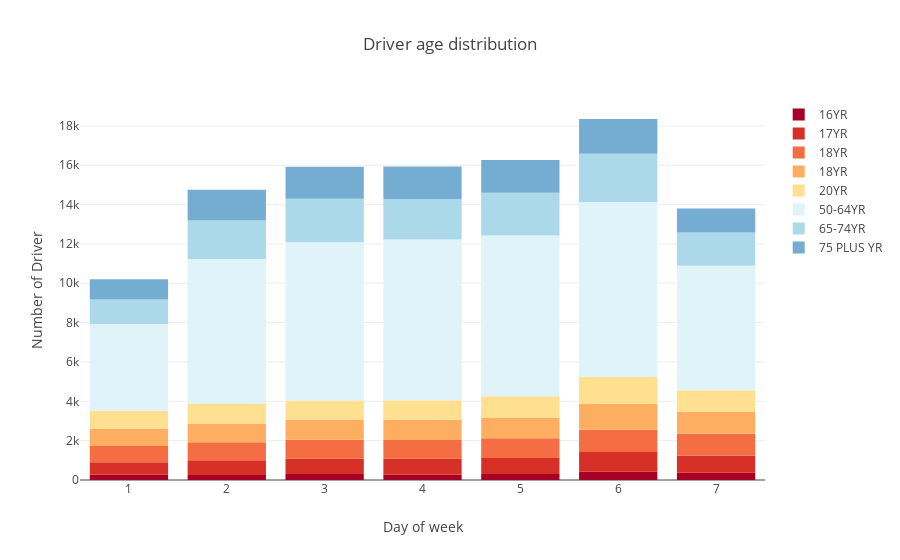

This figure's notebook cell:
### Markdown cell above
Sometimes, we want to put multiple plots in one figure. In plotly, we can simply define multiple traces and pasiing all of them to data object.

In the crashes dataset, it contains the count of drivers in different age. Therefore, we can plot all of the age groups in one figure to see the distribution. By moving cursor to the figure, the number of each group will display automatically.

### Code cell
crashes1 = crashes.groupby(['DAY_OF_WEEK'],as_index=False).sum()
x = crashes1['DAY_OF_WEEK']
ryb = cl.scales['10']['div']['RdYlBu']
trace1 = {
  'x': x,
  'y': crashes1['DRIVER_COUNT_16YR'],
  'name': '16YR',
  'type': 'bar',
    'marker':dict(color=ryb[0],)
};
trace2 = {
  'x': x,
  'y': crashes1['DRIVER_COUNT_17YR'],
  'name': '17YR',
  'type': 'bar',
    'marker':dict(color=ryb[1],)
};
trace3 = {
  'x': x,
  'y': crashes1['DRIVER_COUNT_18YR'],
  'name': '18YR',
  'type': 'bar',
    'marker':dict(color=ryb[2],)
 }
 
trace4 = {
  'x': x,
  'y': crashes1['DRIVER_COUNT_19YR'],
  'name': '18YR',
  'type': 'bar',
    'marker':dict(color=ryb[3],)
 }
trace5 = {
  'x': x,
  'y': crashes1['DRIVER_COUNT_20YR'],
  'name': '20YR',
  'type': 'bar',
    'marker':dict(color=ryb[4],)
 }
trace6 = {
  'x': x,
  'y': crashes1['DRIVER_COUNT_50_64YR'],
  'name': '50-64YR',
  'type': 'bar',
    'marker':dict(color=ryb[5],)
 }
trace7 = {
  'x': x,
  'y': crashes1['DRIVER_COUNT_65_74YR'],
  'name': '65-74YR',
  'type': 'bar',
    'marker':dict(color=ryb[6],)
 }
trace8 = {
  'x': x,
  'y': crashes1['DRIVER_COUNT_75PLUS'],
  'name': '75 PLUS YR',
  'type': 'bar',
    'marker':dict(color=ryb[7],)
 }
data = [trace1, trace2, trace3, trace4, trace5, trace6, trace7, trace8];
layout = {
  'xaxis': {'title': 'Day of week'},
  'yaxis': {'title': 'Number of Driver'},
  'barmode': 'relative',
  'title': 'Driver age distribution'
};
offline.iplot({'data': data, 'layout': layout})

### Figure 1 — Plotly figure (JSON) as saved in the notebook; plotly's stock layout.template omitted (floating-point values rounded to 4 significant figures)
{"data": [{"marker": {"color": "rgb(165,0,38)"}, "name": "16YR", "type": "bar", "x": [1, 2, 3, 4, 5, 6, 7], "y": [262, 253, 307, 269, 311, 417, 370]}, {"marker": {"color": "rgb(215,48,39)"}, "name": "17YR", "type": "bar", "x": [1, 2, 3, 4, 5, 6, 7], "y": [640, 753, 784, 823, 803, 1008, 872]}, {"marker": {"color": "rgb(244,109,67)"}, "name": "18YR", "type": "bar", "x": [1, 2, 3, 4, 5, 6, 7], "y": [828, 916, 952, 941, 1005, 1131, 1114]}, {"marker": {"color": "rgb(253,174,97)"}, "name": "18YR", "type": "bar", "x": [1, 2, 3, 4, 5, 6, 7], "y": [882, 954, 1027, 1030, 1028, 1311, 1112]}, {"marker": {"color": "rgb(254,224,144)"}, "name": "20YR", "type": "bar", "x": [1, 2, 3, 4, 5, 6, 7], "y": [913, 991, 976, 997, 1110, 1386, 1100]}, {"marker": {"color": "rgb(224,243,248)"}, "name": "50-64YR", "type": "bar", "x": [1, 2, 3, 4, 5, 6, 7], "y": [4410, 7364, 8042, 8163, 8175, 8883, 6327]}, {"marker": {"color": "rgb(171,217,233)"}, "name": "65-74YR", "type": "bar", "x": [1, 2, 3, 4, 5, 6, 7], "y": [1244, 1957, 2212, 2065, 2172, 2451, 1692]}, {"marker": {"color": "rgb(116,173,209)"}, "name": "75 PLUS YR", "type": "bar", "x": [1, 2, 3, 4, 5, 6, 7], "y": [1027, 1571, 1620, 1653, 1667, 1763, 1211]}], "layout": {"barmode": "relative", "title": "Driver age distribution", "xaxis": {"title": "Day of week"}, "yaxis": {"title": "Number of Driver"}}}
